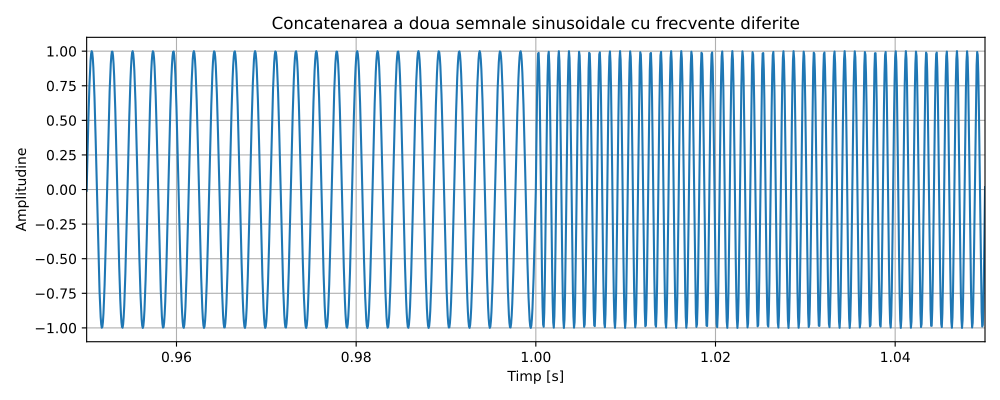

The script that drew this image:
import numpy as np
import sounddevice as sd
import matplotlib.pyplot as plt

fs = 16000       
duration = 1    

f1 = 440          
t1 = np.linspace(0, duration, int(fs * duration))
x1 = np.sin(2 * np.pi * f1 * t1)

f2 = 880         
t2 = np.linspace(0, duration, int(fs * duration))
x2 = np.sin(2 * np.pi * f2 * t2)

x_concat = np.concatenate((x1, x2))

sd.play(x_concat, fs)
sd.wait()

plt.figure(figsize=(10, 4))
plt.plot(np.concatenate((t1, t2 + duration)), x_concat)
plt.title("Concatenarea a doua semnale sinusoidale cu frecvente diferite")
plt.xlabel("Timp [s]")
plt.ylabel("Amplitudine")
plt.xlim(0.95, 1.05)  # zoom pe zona de tranzitie
plt.grid(True)
plt.tight_layout()
plt.show()

# Se observa cum sunetul devine mai inalt daca frecventa creste
